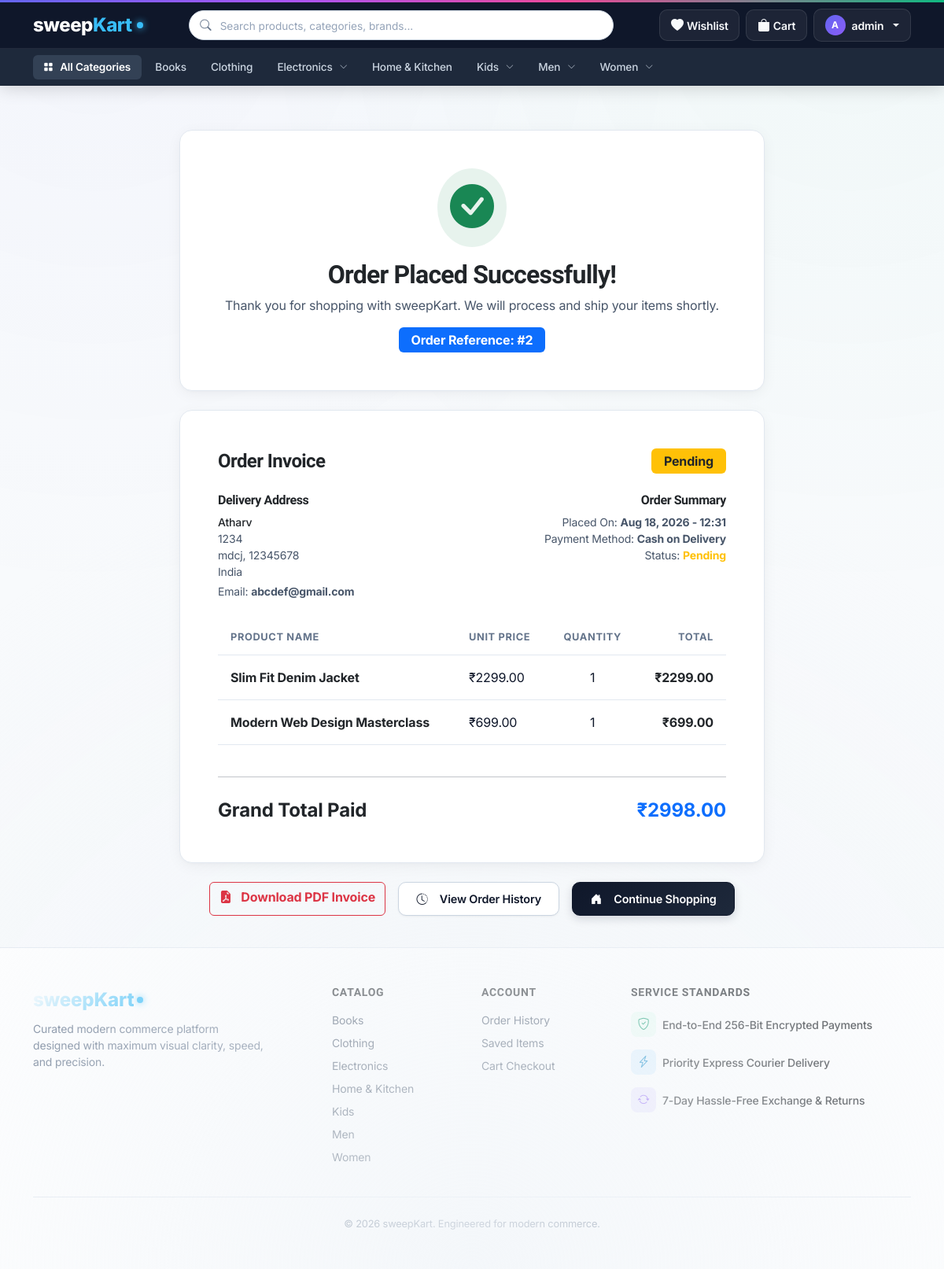
Page /orders/2/ (signed in) on the committed database.
### store/models.py (models this page shows, shortened)
class Category(models.Model):
    name = models.CharField(max_length=100, unique=True)
    slug = models.SlugField(max_length=100, unique=True, blank=True)
    parent = models.ForeignKey('self', null=True, blank=True, on_delete=models.CASCADE, related_name='subcategories')
    class Meta:
        verbose_name_plural = 'Categories'
        ordering = ['name']

class Order(models.Model):
    STATUS_CHOICES = (
        ('Pending', 'Pending'),
        ('Processing', 'Processing'),
        ('Shipped', 'Shipped'),
        ('Completed', 'Completed'),
        ('Cancelled', 'Cancelled'),
    )
    user = models.ForeignKey(User, on_delete=models.SET_NULL, null=True, blank=True, related_name='orders')
    full_name = models.CharField(max_length=150)
    email = models.EmailField()
    address = models.CharField(max_length=250)
    city = models.CharField(max_length=100)
    postal_code = models.CharField(max_length=20)
    country = models.CharField(max_length=100, default='India')
    total_price = models.DecimalField(max_digits=10, decimal_places=2)
    status = models.CharField(max_length=20, choices=STATUS_CHOICES, default='Pending')
    created_at = models.DateTimeField(auto_now_add=True)
    class Meta:
        ordering = ['-created_at']

class OrderItem(models.Model):
    order = models.ForeignKey(Order, related_name='items', on_delete=models.CASCADE)
    product = models.ForeignKey(Product, on_delete=models.SET_NULL, null=True, blank=True)
    variant = models.ForeignKey(ProductVariant, on_delete=models.SET_NULL, null=True, blank=True)
    product_name = models.CharField(max_length=200)
    variant_info = models.CharField(max_length=100, blank=True, null=True)
    price = models.DecimalField(max_digits=10, decimal_places=2)
    quantity = models.PositiveIntegerField(default=1)
    @property
    def get_cost(self):
        return self.price * self.quantity

### store/views.py (the view)
# urls.py: path('orders/<int:order_id>/', views.order_confirm_view, name='order_confirm'),
@login_required
def order_confirm_view(request, order_id):
    order = get_object_or_404(Order, id=order_id, user=request.user)
    context = {
        'order': order,
        'order_items': order.items.all(),
    }
    return render(request, 'store/order_confirm.html', context)

### store/models.py (called while the page is built)
    @property
    def get_total_items(self):
        return sum(item.quantity for item in self.items.all())

### store/views.py (called while the page is built, shortened)
def get_or_create_cart(request):
    if request.user.is_authenticated:
        cart, created = Cart.objects.get_or_create(user=request.user)
        session_key = request.session.session_key
        if session_key:
            session_cart = Cart.objects.filter(session_key=session_key, user__isnull=True).first()
        return cart
    else:
        session_key = _get_session_key(request)
        cart, created = Cart.objects.get_or_create(session_key=session_key, user__isnull=True)
        return cart

def cart_context_processor(request):
    try:
        cart = get_or_create_cart(request)
        count = cart.get_total_items
    except Exception:
        count = 0
    wishlist_ids = set()
    wishlist_count = 0
    if request.user.is_authenticated:
        wishlist_ids = set(Wishlist.objects.filter(user=request.user).values_list('product_id', flat=True))
        wishlist_count = len(wishlist_ids)
    parent_categories = Category.objects.filter(parent__isnull=True).prefetch_related('subcategories')
    return {
        'cart_item_count': count,
        'nav_categories': parent_categories,
        'user_wishlist_ids': wishlist_ids,
        'wishlist_count': wishlist_count,
    }

### store/templates/store/order_confirm.html (shortened to what this page needs)
{% extends 'store/base.html' %}
{% block content %}
<div class="container py-3">
    <div class="col-lg-8 mx-auto">
        <div class="glass-card p-5 text-center mb-4 border-success">
            <div class="d-inline-flex p-3 rounded-circle bg-success bg-opacity-10 text-success mb-3">
                <i class="bi bi-check-circle-fill display-4"></i>
            </div>
            <h2 class="fw-bold text-dark mb-2">Order Placed Successfully!</h2>
            <p class="text-secondary mb-3">Thank you for shopping with sweepKart. We will process and ship your items shortly.</p>
            <span class="badge bg-primary px-3 py-2 fs-6">
                Order Reference: #{{ order.id }}
            </span>
        </div>
        <div class="glass-card p-4 p-md-5 mb-4">
            <div class="d-flex justify-content-between align-items-center mb-4">
                <h4 class="fw-bold text-dark mb-0">Order Invoice</h4>
                <span class="badge bg-warning text-dark fw-bold px-3 py-2 fs-6">{{ order.status }}</span>
            </div>
            <div class="row mb-4 text-secondary small">
                <div class="col-md-6 mb-3 mb-md-0">
                    <h6 class="text-dark fw-bold">Delivery Address</h6>
                    <div class="text-dark fw-medium">{{ order.full_name }}</div>
                    <div>{{ order.address }}</div>
                    <div>{{ order.city }}, {{ order.postal_code }}</div>
                    <div>{{ order.country }}</div>
                    <div class="mt-1">Email: <strong>{{ order.email }}</strong></div>
                </div>
                <div class="col-md-6 text-md-end">
                    <h6 class="text-dark fw-bold">Order Summary</h6>
                    <div>Placed On: <strong>{{ order.created_at|date:"M d, Y - H:i" }}</strong></div>
                    <div>Payment Method: <strong>Cash on Delivery</strong></div>
                    <div>Status: <span class="text-warning fw-bold">{{ order.status }}</span></div>
                </div>
            </div>
            <div class="table-responsive">
                <table class="table align-middle">
                    <thead>
                        <tr class="text-secondary border-bottom">
                            <th>Product Name</th>
                            <th>Unit Price</th>
                            <th class="text-center">Quantity</th>
                            <th class="text-end">Total</th>
                        </tr>
                    </thead>
                    <tbody>
                        {% for item in order_items %}
                            <tr class="border-bottom">
                                <td class="fw-bold text-dark">{{ item.product_name }}</td>
                                <td>₹{{ item.price }}</td>
                                <td class="text-center">{{ item.quantity }}</td>
                                <td class="text-end text-dark fw-bold">₹{{ item.get_cost }}</td>
                            </tr>
                        {% endfor %}
                    </tbody>
                </table>
            </div>
            <hr class="my-4">
            <div class="d-flex justify-content-between fs-4 fw-bold text-dark">
                <span>Grand Total Paid</span>
                <span class="text-primary">₹{{ order.total_price }}</span>
            </div>
        </div>
        <div class="d-flex flex-wrap gap-3 justify-content-center">
            <a href="{% url 'download_invoice' order_id=order.id %}" class="btn btn-outline-danger fw-bold">
                <i class="bi bi-file-earmark-pdf-fill me-2"></i> Download PDF Invoice
            </a>
            <a href="{% url 'order_history' %}" class="btn btn-glass-secondary">
                <i class="bi bi-clock-history me-2"></i> View Order History
            </a>
            <a href="{% url 'home' %}" class="btn btn-white-primary">
                <i class="bi bi-house-door-fill me-2"></i> Continue Shopping
            </a>
        </div>
    </div>
</div>
{% endblock %}

### store/templates/store/base.html (shortened to what this page needs)
{% load static %}
<!DOCTYPE html>
<html lang="en">
<head>
    <link href="https://cdn.jsdelivr.net/npm/bootstrap@5.3.2/dist/css/bootstrap.min.css" rel="stylesheet">
    <link rel="stylesheet" href="https://cdn.jsdelivr.net/npm/bootstrap-icons@1.11.2/font/bootstrap-icons.min.css">
    <link rel="stylesheet" href="{% static 'css/main.css' %}?v=6">
</head>
<body>
    <header class="main-colored-header sticky-top">
        <div class="primary-nav-bar py-2">
            <div class="container d-flex align-items-center justify-content-between gap-3">
                <a class="brand-logo text-decoration-none" href="{% url 'home' %}">
                    <span class="fs-4 fw-extrabold text-white">sweep<span class="text-cyan-accent">Kart</span></span>
                    <span class="brand-dot"></span>
                </a>
                <div class="search-container mx-2 flex-grow-1" style="max-width: 540px;">
                    <form action="{% url 'home' %}" method="GET" class="position-relative">
                        <input type="text" id="liveSearchInput" class="form-control search-input-pill w-100" name="q" placeholder="Search products, categories, brands..." value="{{ search_query|default:'' }}" autocomplete="off">
                    </form>
                </div>
                <div class="d-flex align-items-center gap-2">
                    <a class="nav-header-action-btn nav-wishlist-action" href="{% url 'wishlist' %}" title="Wishlist">
                        <i class="bi bi-heart-fill fs-6"></i>
                        <span class="d-none d-lg-inline small ms-1 fw-semibold">Wishlist</span>
                    </a>
                    <a class="nav-header-action-btn nav-cart-action" href="{% url 'cart' %}" title="Shopping Cart">
                        <i class="bi bi-bag-fill fs-6"></i>
                        <span class="d-none d-lg-inline small ms-1 fw-semibold">Cart</span>
                    </a>
                    {% if user.is_authenticated %}
                        <div class="dropdown">
                            <a class="nav-header-action-btn dropdown-toggle d-flex align-items-center gap-2" href="#" role="button" data-bs-toggle="dropdown">
                                <div class="bg-gradient-indigo text-white rounded-circle d-flex align-items-center justify-content-center fw-bold" style="width: 26px; height: 26px; font-size: 0.75rem;">
                                    {{ user.username|slice:":1"|upper }}
                                </div>
                                <span class="small fw-semibold text-white d-none d-md-inline">{{ user.username }}</span>
                            </a>
                        </div>
                    {% else %}
                        <a class="btn btn-outline-light btn-sm px-3" href="{% url 'login' %}">Login</a>
                        <a class="btn btn-emerald btn-sm px-3" href="{% url 'register' %}">Sign Up</a>
                    {% endif %}
                </div>
            </div>
        </div>
        <div class="category-subnav-strip py-1">
            <div class="container">
                <div class="category-subnav-scroll d-flex align-items-center gap-1">
                    <a class="cat-strip-link {% if not selected_category_slug and not search_query %}active{% endif %}" href="{% url 'home' %}">
                        <i class="bi bi-grid-fill me-1 small"></i> All Categories
                    </a>
                    {% for parent_cat in nav_categories %}
                        <div class="megamenu-dropdown-container">
                            <a class="cat-strip-link {% if selected_category_slug == parent_cat.slug %}active{% endif %}" href="{% url 'home' %}?category={{ parent_cat.slug }}">
                                <span>{{ parent_cat.name }}</span>
                                {% if parent_cat.subcategories.all %}
                                    <i class="bi bi-chevron-down ms-1" style="font-size: 0.65rem; opacity: 0.8;"></i>
                                {% endif %}
                            </a>
                        </div>
                    {% endfor %}
                </div>
            </div>
        </div>
    </header>
    <main class="py-4">
        {% block content %}{% endblock %}
    </main>
    <footer class="py-5">
        <div class="container">
            <div class="row g-4 mb-4">
                <div class="col-lg-4">
                    <div class="d-flex align-items-center gap-1 mb-2">
                        <span class="fs-4 fw-extrabold brand-gradient-color">sweepKart</span>
                        <span class="brand-dot"></span>
                    </div>
                    <p class="text-muted small mb-3 col-lg-10">
                        Curated modern commerce platform designed with maximum visual clarity, speed, and precision.
                    </p>
                </div>
                <div class="col-6 col-lg-2">
                    <h6 class="text-dark fw-bold mb-3 small text-uppercase" style="letter-spacing: 0.05em;">Catalog</h6>
                    <ul class="list-unstyled small d-flex flex-column gap-2">
                        {% for cat in nav_categories %}
                            <li><a href="{% url 'home' %}?category={{ cat.slug }}">{{ cat.name }}</a></li>
                        {% endfor %}
                    </ul>
                </div>
                <div class="col-6 col-lg-2">
                    <h6 class="text-dark fw-bold mb-3 small text-uppercase" style="letter-spacing: 0.05em;">Account</h6>
                    <ul class="list-unstyled small d-flex flex-column gap-2">
                        <li><a href="{% url 'order_history' %}">Order History</a></li>
                        <li><a href="{% url 'wishlist' %}">Saved Items</a></li>
                        <li><a href="{% url 'cart' %}">Cart Checkout</a></li>
                    </ul>
                </div>
                <div class="col-lg-4">
                    <h6 class="text-dark fw-bold mb-3 small text-uppercase" style="letter-spacing: 0.05em;">Service Standards</h6>
                    <div class="d-flex flex-column gap-3 text-secondary small">
                        <div class="d-flex align-items-center gap-2">
                            <span class="icon-badge icon-badge-emerald"><i class="bi bi-shield-check"></i></span>
                            <span class="text-dark fw-medium">End-to-End 256-Bit Encrypted Payments</span>
                        </div>
                        <div class="d-flex align-items-center gap-2">
                            <span class="icon-badge icon-badge-sky"><i class="bi bi-lightning-charge"></i></span>
                            <span class="text-dark fw-medium">Priority Express Courier Delivery</span>
                        </div>
                        <div class="d-flex align-items-center gap-2">
                            <span class="icon-badge icon-badge-purple"><i class="bi bi-arrow-repeat"></i></span>
                            <span class="text-dark fw-medium">7-Day Hassle-Free Exchange & Returns</span>
                        </div>
                    </div>
                </div>
            </div>
            <div class="border-top pt-4 text-center text-muted small" style="font-size: 0.8rem;">
                &copy; 2026 sweepKart. Engineered for modern commerce.
            </div>
        </div>
    </footer>
</body>
</html>

### rows in the picture
Category: name "Books"
Category: name "Clothing"
Category: name "Electronics"
Category: name "Home & Kitchen"
Category: name "Kids"
Category: name "Men"
Category: name "Women"
Order: id "2", status "Pending", full_name "Atharv", address "1234", city "mdcj", postal_code "12345678", country "India", email "abcdef@gmail.com", created_at "Aug 18, 2026 - 12:31", total_price "2998.00"
OrderItem: product_name "Slim Fit Denim Jacket", price "2299.00", quantity "1", get_cost "2299.00"
OrderItem: product_name "Modern Web Design Masterclass", price "699.00", quantity "1", get_cost "699.00"

### other values in the picture
{{ user.username|slice:":1"|upper }} "A"
{{ user.username }} "admin"
